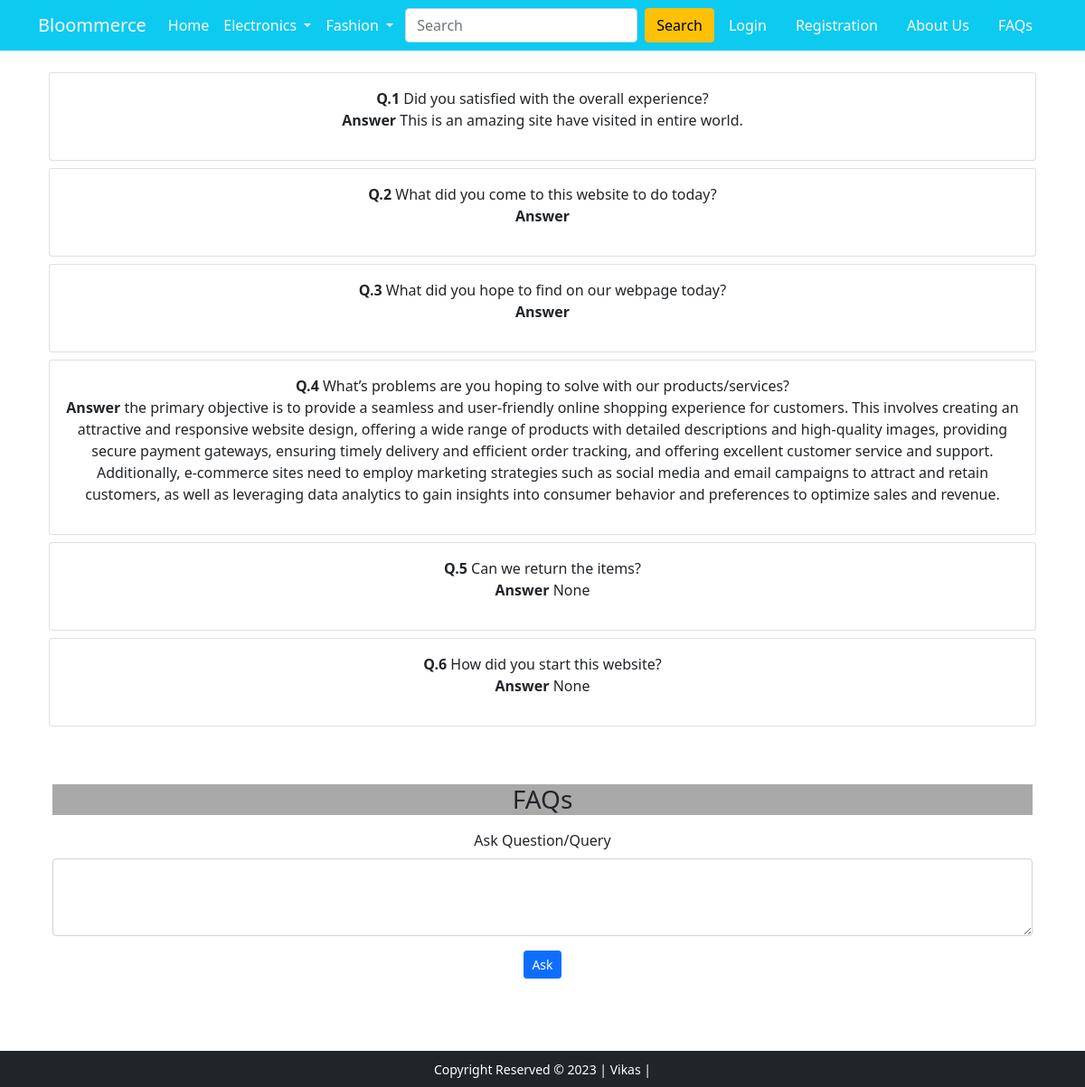
The page /question/ on the database its author committed.
### app/models.py (models this page shows, shortened)
class FreqenltyAskQuestion(models.Model):
    question = models.CharField(max_length=200)
    answer = models.TextField(blank=True, null=True)
    created_on = models.DateTimeField(auto_now_add=True)

### app/views.py (the view)
# urls.py: path('question/', views.frequenty_ask_question, name='faqs'),
def frequenty_ask_question(request):
    if request.method == "POST":
        question = request.POST.get('question')
        new_question = FreqenltyAskQuestion.objects.create(question=question)
        new_question.save()
        messages.success(request, "Question added")
        return redirect('faqs')
    all_faqs = FreqenltyAskQuestion.objects.all()
    context = {'all_faqs':all_faqs}
    return render(request, 'app/faqs.html', context)

### app/templates/app/faqs.html (shortened to what this page needs)
{% extends 'app/base.html' %}
{% load static %}
{% block main-content %}
<div class="container text-center mt-4">
    <div class="container">
      {% for i in all_faqs %}
        <div class="card mt-2">
          <div class="card-body">
            <strong>Q.{{ forloop.counter }}</strong> {{ i.question }} <br>
            <p><strong>Answer</strong> {{ i.answer }}</p>
          </div>
        </div>
        {% endfor %}
    </div>
    <div class="card-body mt-5">
      <h3 class="card-title" style="background-color: darkgrey;">FAQs</h3>
      <p class="card-text">
        <form action="" method="post">
            <div class="mb-3">
                <label for="question" class="form-label">Ask Question/Query</label>
                <textarea class="form-control" id="question" name="question" rows="3"></textarea>
              </div>
              <input type="submit" class="btn btn-primary btn-sm" value="Ask">
        </form>
      </p>
  </div>
</div>
{% endblock %}

### rows shown on the page
FreqenltyAskQuestion: question "Did you satisfied with the overall experience?", answer "This is an amazing site have visited in entire world."
FreqenltyAskQuestion: question "What did you come to this website to do today?"
FreqenltyAskQuestion: question "What did you hope to find on our webpage today?"
FreqenltyAskQuestion: question "What’s problems are you hoping to solve with our products/services?", answer "the primary objective is to provide a seamless and user-friendly online shopping experience for customers. This involves creating an attractive and responsive website design, offering a wide range of products with detailed descriptions and high-quality images, providing secure payment gateways, ensuring timely delivery and efficient order tracking, and offering excellent customer service and support. Additionally, e-commerce sites need to employ marketing strategies such as social media and email campaigns to attract and retain customers, as well as leveraging data analytics to gain insights into consumer behavior and preferences to optimize sales and revenue."
FreqenltyAskQuestion: question "Can we return the items?", answer "None"
FreqenltyAskQuestion: question "How did you start this website?", answer "None"
